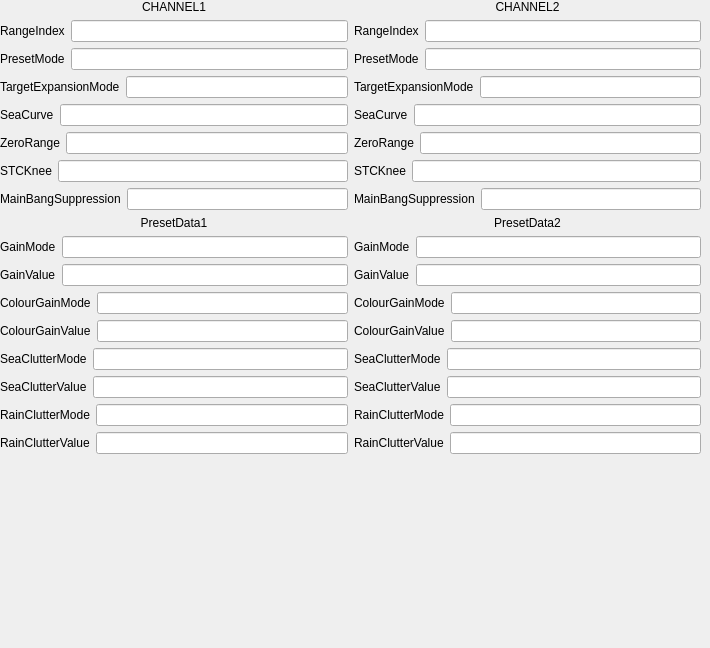
    <widget class="QWidget" name="tab_7">
     <attribute name="title">
      <string>Rangeinfo</string>
     </attribute>
     <widget class="QWidget" name="horizontalLayoutWidget_4">
      <property name="geometry">
       <rect>
        <x>0</x>
        <y>0</y>
        <width>701</width>
        <height>639</height>
       </rect>
      </property>
      <layout class="QHBoxLayout" name="horizontalLayout_90">
       <item>
        <layout class="QVBoxLayout" name="verticalLayout_9">
         <item>
          <widget class="QLabel" name="label_133">
           <property name="text">
            <string>CHANNEL1</string>
           </property>
           <property name="alignment">
            <set>Qt::AlignCenter</set>
           </property>
          </widget>
         </item>
         <item>
          <layout class="QHBoxLayout" name="horizontalLayout_91">
           <property name="spacing">
            <number>6</number>
           </property>
           <item>
            <widget class="QLabel" name="label_91">
             <property name="text">
              <string>RangeIndex</string>
             </property>
            </widget>
           </item>
           <item>
            <widget class="QLineEdit" name="lineEdit_87"/>
           </item>
          </layout>
         </item>
         <item>
          <layout class="QHBoxLayout" name="horizontalLayout_92">
           <item>
            <widget class="QLabel" name="label_92">
             <property name="text">
              <string>PresetMode</string>
             </property>
            </widget>
           </item>
           <item>
            <widget class="QLineEdit" name="lineEdit_88"/>
           </item>
          </layout>
         </item>
         <item>
          <layout class="QHBoxLayout" name="horizontalLayout_93">
           <item>
            <widget class="QLabel" name="label_93">
             <property name="text">
              <string>TargetExpansionMode</string>
             </property>
            </widget>
           </item>
           <item>
            <widget class="QLineEdit" name="lineEdit_89"/>
           </item>
          </layout>
         </item>
         <item>
          <layout class="QHBoxLayout" name="horizontalLayout_94">
           <item>
            <widget class="QLabel" name="label_94">
             <property name="text">
              <string>SeaCurve</string>
             </property>
            </widget>
           </item>
           <item>
            <widget class="QLineEdit" name="lineEdit_90"/>
           </item>
          </layout>
         </item>
         <item>
          <layout class="QHBoxLayout" name="horizontalLayout_95">
           <item>
            <widget class="QLabel" name="label_95">
             <property name="text">
              <string>ZeroRange</string>
             </property>
            </widget>
           </item>
           <item>
            <widget class="QLineEdit" name="lineEdit_91"/>
           </item>
          </layout>
         </item>
         <item>
          <layout class="QHBoxLayout" name="horizontalLayout_96">
           <item>
            <widget class="QLabel" name="label_96">
             <property name="text">
              <string>STCKnee</string>
             </property>
            </widget>
           </item>
           <item>
            <widget class="QLineEdit" name="lineEdit_92"/>
           </item>
          </layout>
         </item>
         <item>
          <layout class="QHBoxLayout" name="horizontalLayout_97">
           <item>
            <widget class="QLabel" name="label_97">
             <property name="text">
              <string>MainBangSuppression</string>
             </property>
            </widget>
           </item>
           <item>
            <widget class="QLineEdit" name="lineEdit_93"/>
           </item>
          </layout>
         </item>
         <item>
          <widget class="QLabel" name="label_113">
           <property name="text">
            <string>PresetData1</string>
           </property>
           <property name="alignment">
            <set>Qt::AlignCenter</set>
           </property>
          </widget>
         </item>
         <item>
          <layout class="QHBoxLayout" name="horizontalLayout_98">
           <item>
            <widget class="QLabel" name="label_98">
             <property name="text">
              <string>GainMode</string>
             </property>
            </widget>
           </item>
           <item>
            <widget class="QLineEdit" name="lineEdit_94"/>
           </item>
          </layout>
         </item>
         <item>
          <layout class="QHBoxLayout" name="horizontalLayout_99">
           <item>
            <widget class="QLabel" name="label_99">
             <property name="text">
              <string>GainValue</string>
             </property>
            </widget>
           </item>
           <item>
            <widget class="QLineEdit" name="lineEdit_95"/>
           </item>
          </layout>
         </item>
         <item>
          <layout class="QHBoxLayout" name="horizontalLayout_100">
           <item>
            <widget class="QLabel" name="label_100">
             <property name="text">
              <string>ColourGainMode</string>
             </property>
            </widget>
           </item>
           <item>
            <widget class="QLineEdit" name="lineEdit_96"/>
           </item>
          </layout>
         </item>
         <item>
          <layout class="QHBoxLayout" name="horizontalLayout_101">
           <item>
            <widget class="QLabel" name="label_101">
             <property name="text">
              <string>ColourGainValue</string>
             </property>
            </widget>
           </item>
           <item>
            <widget class="QLineEdit" name="lineEdit_97"/>
           </item>
          </layout>
         </item>
         <item>
          <layout class="QHBoxLayout" name="horizontalLayout_102">
           <item>
            <widget class="QLabel" name="label_102">
             <property name="text">
              <string>SeaClutterMode</string>
             </property>
            </widget>
           </item>
           <item>
            <widget class="QLineEdit" name="lineEdit_98"/>
           </item>
          </layout>
         </item>
         <item>
          <layout class="QHBoxLayout" name="horizontalLayout_103">
           <item>
            <widget class="QLabel" name="label_103">
             <property name="text">
              <string>SeaClutterValue</string>
             </property>
            </widget>
           </item>
           <item>
            <widget class="QLineEdit" name="lineEdit_99"/>
           </item>
          </layout>
         </item>
         <item>
          <layout class="QHBoxLayout" name="horizontalLayout_104">
           <item>
            <widget class="QLabel" name="label_104">
             <property name="text">
              <string>RainClutterMode</string>
             </property>
            </widget>
           </item>
           <item>
            <widget class="QLineEdit" name="lineEdit_100"/>
           </item>
          </layout>
         </item>
         <item>
          <layout class="QHBoxLayout" name="horizontalLayout_105">
           <item>
            <widget class="QLabel" name="label_106">
             <property name="text">
              <string>RainClutterValue</string>
             </property>
            </widget>
           </item>
           <item>
            <widget class="QLineEdit" name="lineEdit_101"/>
           </item>
          </layout>
         </item>
         <item>
          <spacer name="verticalSpacer_24">
           <property name="orientation">
            <enum>Qt::Vertical</enum>
           </property>
           <property name="sizeHint" stdset="0">
            <size>
             <width>20</width>
             <height>40</height>
            </size>
           </property>
          </spacer>
         </item>
        </layout>
       </item>
       <item>
        <layout class="QVBoxLayout" name="verticalLayout_10">
         <item>
          <widget class="QLabel" name="label_134">
           <property name="text">
            <string>CHANNEL2</string>
           </property>
           <property name="alignment">
            <set>Qt::AlignCenter</set>
           </property>
          </widget>
         </item>
         <item>
          <layout class="QHBoxLayout" name="horizontalLayout_126">
           <property name="spacing">
            <number>6</number>
           </property>
           <item>
            <widget class="QLabel" name="label_128">
             <property name="text">
              <string>RangeIndex</string>
             </property>
            </widget>
           </item>
           <item>
            <widget class="QLineEdit" name="lineEdit_120"/>
           </item>
          </layout>
         </item>
         <item>
          <layout class="QHBoxLayout" name="horizontalLayout_128">
           <item>
            <widget class="QLabel" name="label_130">
             <property name="text">
              <string>PresetMode</string>
             </property>
            </widget>
           </item>
           <item>
            <widget class="QLineEdit" name="lineEdit_122"/>
           </item>
          </layout>
         </item>
         <item>
          <layout class="QHBoxLayout" name="horizontalLayout_125">
           <item>
            <widget class="QLabel" name="label_127">
             <property name="text">
              <string>TargetExpansionMode</string>
             </property>
            </widget>
           </item>
           <item>
            <widget class="QLineEdit" name="lineEdit_119"/>
           </item>
          </layout>
         </item>
         <item>
          <layout class="QHBoxLayout" name="horizontalLayout_130">
           <item>
            <widget class="QLabel" name="label_132">
             <property name="text">
              <string>SeaCurve</string>
             </property>
            </widget>
           </item>
           <item>
            <widget class="QLineEdit" name="lineEdit_124"/>
           </item>
          </layout>
         </item>
         <item>
          <layout class="QHBoxLayout" name="horizontalLayout_127">
           <item>
            <widget class="QLabel" name="label_129">
             <property name="text">
              <string>ZeroRange</string>
             </property>
            </widget>
           </item>
           <item>
            <widget class="QLineEdit" name="lineEdit_121"/>
           </item>
          </layout>
         </item>
         <item>
          <layout class="QHBoxLayout" name="horizontalLayout_124">
           <item>
            <widget class="QLabel" name="label_126">
             <property name="text">
              <string>STCKnee</string>
             </property>
            </widget>
           </item>
           <item>
            <widget class="QLineEdit" name="lineEdit_118"/>
           </item>
          </layout>
         </item>
         <item>
          <layout class="QHBoxLayout" name="horizontalLayout_129">
           <item>
            <widget class="QLabel" name="label_131">
             <property name="text">
              <string>MainBangSuppression</string>
             </property>
            </widget>
           </item>
           <item>
            <widget class="QLineEdit" name="lineEdit_123"/>
           </item>
          </layout>
         </item>
         <item>
          <widget class="QLabel" name="label_105">
           <property name="text">
            <string>PresetData2</string>
           </property>
           <property name="alignment">
            <set>Qt::AlignCenter</set>
           </property>
          </widget>
         </item>
         <item>
          <layout class="QHBoxLayout" name="horizontalLayout_108">
           <item>
            <widget class="QLabel" name="label_109">
             <property name="text">
              <string>GainMode</string>
             </property>
            </widget>
           </item>
           <item>
            <widget class="QLineEdit" name="lineEdit_104"/>
           </item>
          </layout>
         </item>
         <item>
          <layout class="QHBoxLayout" name="horizontalLayout_111">
           <item>
            <widget class="QLabel" name="label_112">
             <property name="text">
              <string>GainValue</string>
             </property>
            </widget>
           </item>
           <item>
            <widget class="QLineEdit" name="lineEdit_107"/>
           </item>
          </layout>
         </item>
         <item>
          <layout class="QHBoxLayout" name="horizontalLayout_110">
           <item>
            <widget class="QLabel" name="label_111">
             <property name="text">
              <string>ColourGainMode</string>
             </property>
            </widget>
           </item>
           <item>
            <widget class="QLineEdit" name="lineEdit_106"/>
           </item>
          </layout>
         </item>
         <item>
          <layout class="QHBoxLayout" name="horizontalLayout_106">
           <item>
            <widget class="QLabel" name="label_107">
             <property name="text">
              <string>ColourGainValue</string>
             </property>
            </widget>
           </item>
           <item>
            <widget class="QLineEdit" name="lineEdit_102"/>
           </item>
          </layout>
         </item>
         <item>
          <layout class="QHBoxLayout" name="horizontalLayout_109">
           <item>
            <widget class="QLabel" name="label_110">
             <property name="text">
              <string>SeaClutterMode</string>
             </property>
            </widget>
           </item>
           <item>
            <widget class="QLineEdit" name="lineEdit_105"/>
           </item>
          </layout>
         </item>
         <item>
          <layout class="QHBoxLayout" name="horizontalLayout_112">
           <item>
            <widget class="QLabel" name="label_114">
             <property name="text">
              <string>SeaClutterValue</string>
             </property>
            </widget>
           </item>
           <item>
            <widget class="QLineEdit" name="lineEdit_108"/>
           </item>
          </layout>
         </item>
         <item>
          <layout class="QHBoxLayout" name="horizontalLayout_107">
           <item>
            <widget class="QLabel" name="label_108">
             <property name="text">
              <string>RainClutterMode</string>
             </property>
            </widget>
           </item>
           <item>
            <widget class="QLineEdit" name="lineEdit_103"/>
           </item>
          </layout>
         </item>
         <item>
          <layout class="QHBoxLayout" name="horizontalLayout_113">
           <item>
            <widget class="QLabel" name="label_115">
             <property name="text">
              <string>RainClutterValue</string>
             </property>
            </widget>
           </item>
           <item>
            <widget class="QLineEdit" name="lineEdit_109"/>
           </item>
          </layout>
         </item>
         <item>
          <spacer name="verticalSpacer_25">
           <property name="orientation">
            <enum>Qt::Vertical</enum>
           </property>
           <property name="sizeHint" stdset="0">
            <size>
             <width>20</width>
             <height>40</height>
            </size>
           </property>
          </spacer>
         </item>
        </layout>
       </item>
      </layout>
     </widget>
    </widget>
